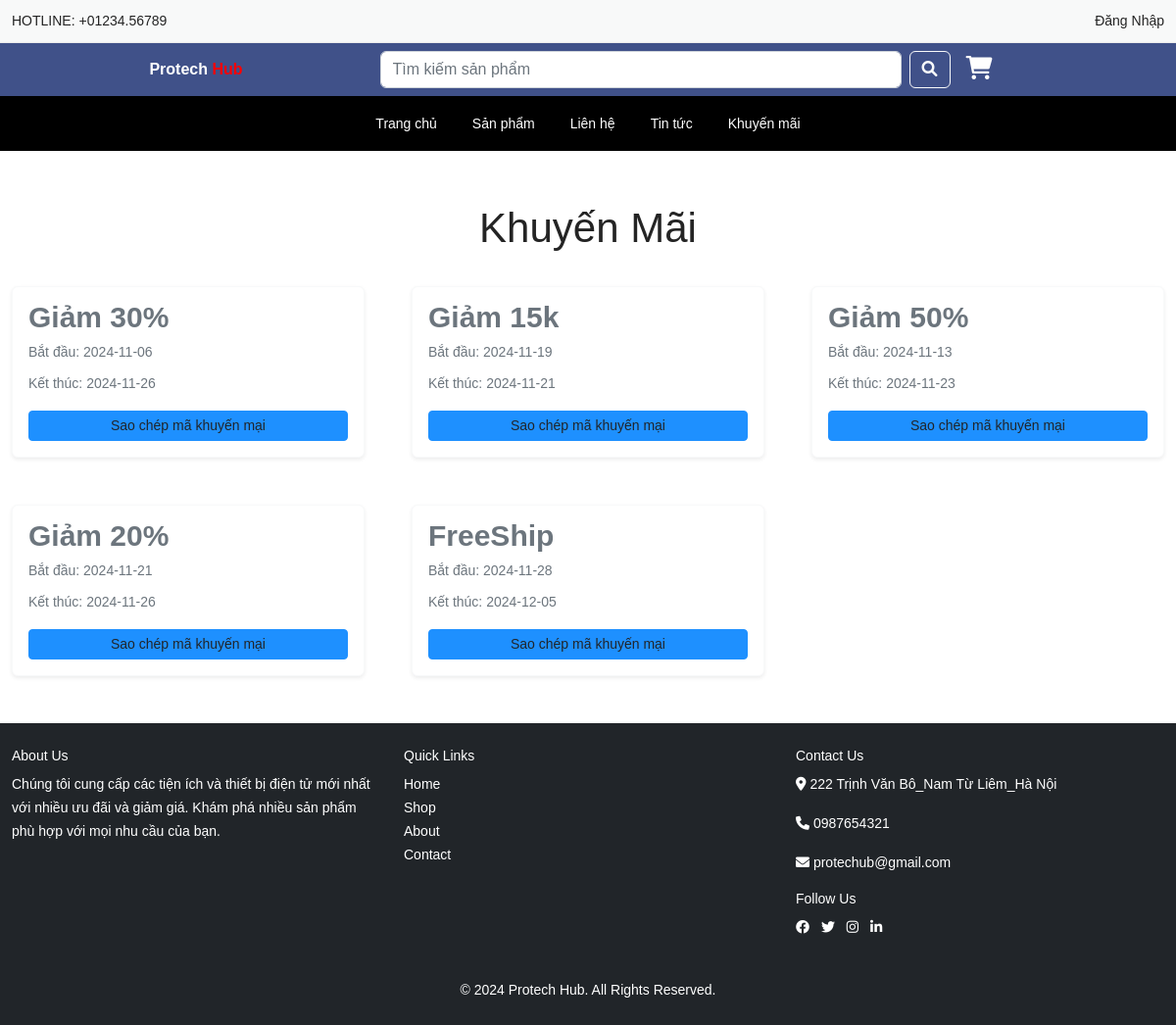
The page /?act=khuyen_mai on the database its author committed.
### tables this page shows
CREATE TABLE `khuyen_mais` (
  `id` int NOT NULL,
  `ten_khuyen_mai` varchar(255) NOT NULL,
  `ma_khuyen_mai` varchar(50) NOT NULL,
  `gia_tri` decimal(10,2) NOT NULL,
  `ngay_bat_dau` date NOT NULL,
  `ngay_ket_thuc` date NOT NULL,
  `mo_ta` text,
  `trang_thai` tinyint(1) NOT NULL
);

### controllers/KhuyenMaiController.php (called while the page is built, shortened)
<?php
class KhuyenMaiController
{
    private $khuyenmaiModel;
    public function __construct()
    {
        $this->khuyenmaiModel = new KhuyenMai();
    }
    public function listPromotions()
    {
        $khuyenmais = $this->khuyenmaiModel->getAllKhuyenMai();
        include 'views/khuyen_mai.php';
    }
}

### index.php (called while the page is built, shortened)
<?php
require_once './commons/function.php';
require_once './controllers/KhuyenMaiController.php';
require_once './controllers/KhuyenMaiController.php';
require_once 'models/KhuyenMai.php';
require_once './models/KhuyenMai.php';
$act = $_GET['act'] ?? '/';
match ($act) {
    '/'                 => (new HomeController())->index(),
    'register' => (new UsersController())->register(),
    'login' => (new UsersController())->login(),
    'logout' => (new UsersController())->logout(),
    'lien_he/create'         => (new LienHeController())->create(),
    'lien_he'         => (new HomeController())->lienHe(),
    'tin_tuc'         => (new HomeController())->TinTuc(),
    'khuyen_mai' => (new KhuyenMaiController())->listPromotions(),
    'detail_tintucs'    => (new HomeController())->detailTinTuc($_GET['id'] ?? 0),
    'them-gio-hang' => (new CartController)->createCart(),
    'view-cart' => (new CartController)->viewCart(),
    'pay' => (new CartController)->viewPay(),
    'dat-hang' => (new CartController)->postOrder(),
    'finish' => (new CartController())->viewFinish(),
    'huy-don-hang' => (new CartController())->huyDonHang(),
    'chi-tiet-don-hang' => (new CartController())->chiTietDonHang(),
    'updateQuantity' => (new CartController())->updateQuantity(),
    'send-mail' => (new CartController)->sendMail(),
    'deleteSelectedProducts' => (new CartController)->deleteItem(),
    'chi-tiet-san-pham' => (new HomeController())->detailSanPham($_GET['id'] ?? 0),
    'binhluan/create' => (new CartController())->creatBinhLuan(),
    'show'      => (new UsersController())->show($_SESSION['id'] ?? 0),
    'update_profile'        => (new UsersController())->edit($_GET['id'] ?? 0),
    'update_pass'        => (new UsersController())->editpass($_GET['id'] ?? 0),
    'product'          => (new HomeController())->productByCategory(),
    'search'            => (new HomeController())->search($_GET['search']),
    'products/search'   => (new ProductController())->search($_GET['query'] ?? '')
};

### commons/function.php (called while the page is built)
<?php
function connectDB() {
    $host = DB_HOST;
    $port = DB_PORT;
    $dbname = DB_NAME;
    try {
        $conn = new PDO("mysql:host=$host;port=$port;dbname=$dbname", DB_USERNAME, DB_PASSWORD);
        $conn->setAttribute(PDO::ATTR_ERRMODE, PDO::ERRMODE_EXCEPTION);
        $conn->setAttribute(PDO::ATTR_DEFAULT_FETCH_MODE, PDO::FETCH_ASSOC);
        return $conn;
    } catch (PDOException $e) {
        echo ("Connection failed: " . $e->getMessage());
    }
}

### models/KhuyenMai.php (called while the page is built)
<?php
class KhuyenMai
{
    private $conn;
    public function __construct()
    {
        $this->conn = connectDB();
    }
    public function getAllKhuyenMai()
    {
        $query = "SELECT ten_khuyen_mai, ma_khuyen_mai, ngay_bat_dau, ngay_ket_thuc FROM khuyen_mais WHERE trang_thai = 1";
        $stmt = $this->conn->query($query);
        $khuyenmais = [];
        if ($stmt) {
            $khuyenmais = $stmt->fetchAll(PDO::FETCH_ASSOC);
        }
        return $khuyenmais;
    }
}

### views/khuyen_mai.php (the view, shortened to what this page needs)
<?php
require_once "./views/layout/header.php";
?>
<div class="blog_page_section blog_nosidebar mt-60">
    <div class="container">
        <div class="row">
            <div class="col-12">
                <div class="blog_wrapper ">
                    <div class="blog_header">
                        <h1>Khuyến Mãi</h1>
                    </div>
                </div>
                <div class="row g-5">
                    <?php foreach ($khuyenmais as $khuyenmai) : ?>
                        <div class="col-md-6 col-lg-4">
                            <div class="card shadow-sm h-100 border border-light rounded">
                                <div class="card-body d-flex flex-column justify-content-between">
                                    <h3 class="card-title text-secondary fw-bold">
                                        <?= $khuyenmai['ten_khuyen_mai'] ?>
                                    </h3>
                                    <p class="mb-2 text-muted">
                                        Bắt đầu: <?= $khuyenmai['ngay_bat_dau'] ?>
                                    </p>
                                    <p class="mb-3 text-muted">
                                        Kết thúc: <?= $khuyenmai['ngay_ket_thuc'] ?>
                                    </p>
                                    <button class="btn btn-sm w-100 mt-auto copy-btn"
                                        style="background-color: #1e90ff; border-color: #1e90ff;"
                                        onclick="copyCode('<?= $khuyenmai['ma_khuyen_mai'] ?>')">
                                        Sao chép mã khuyến mại
                                    </button>
                                </div>
                            </div>
                        </div>
                    <?php endforeach; ?>
                </div>
            </div>
        </div>
    </div>
</div>
<?php
require_once "./views/layout/footer.php";
?>
</body>
</html>

### views/layout/header.php (style rules this page uses)
body { font-family: Arial, sans-serif; }

### views/khuyen_mai.php (style rules this page uses)
.card-body { position: relative; }

### rows shown on the page
khuyen_mais: ten_khuyen_mai "Giảm 30%", ngay_bat_dau "2024-11-06", ngay_ket_thuc "2024-11-26"
khuyen_mais: ten_khuyen_mai "Giảm 15k", ngay_bat_dau "2024-11-19", ngay_ket_thuc "2024-11-21"
khuyen_mais: ten_khuyen_mai "Giảm 50%", ngay_bat_dau "2024-11-13", ngay_ket_thuc "2024-11-23"
khuyen_mais: ten_khuyen_mai "Giảm 20%", ngay_bat_dau "2024-11-21", ngay_ket_thuc "2024-11-26"
khuyen_mais: ten_khuyen_mai "FreeShip", ngay_bat_dau "2024-11-28", ngay_ket_thuc "2024-12-05"
